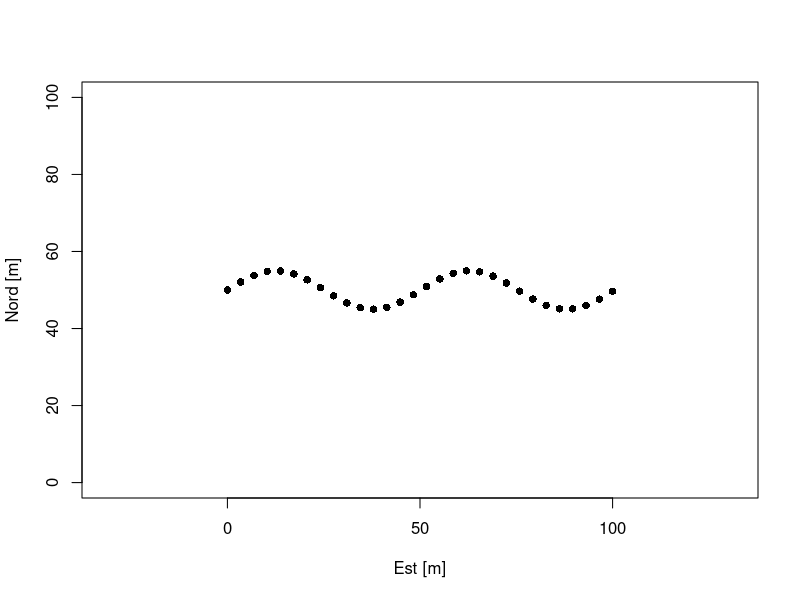

Write the R code that produced this figure.
# Posizioni deterministiche in metri
s_est <- seq(0,100,length.out=30)
s_nord <- 50 + 5*sin(s_est/8)
plot(s_est,s_nord,pch=16,asp=1,
     xlim=c(0,100),ylim=c(0,100),
     xlab="Est [m]",ylab="Nord [m]")
